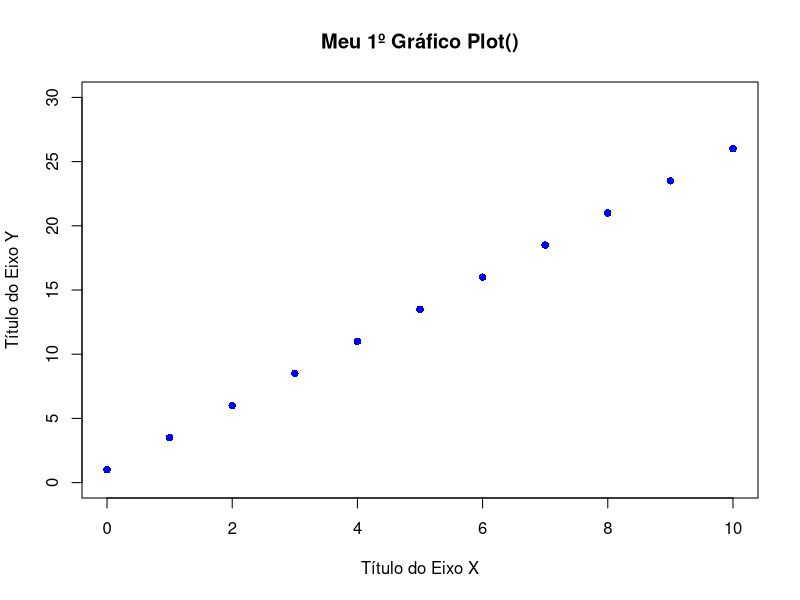
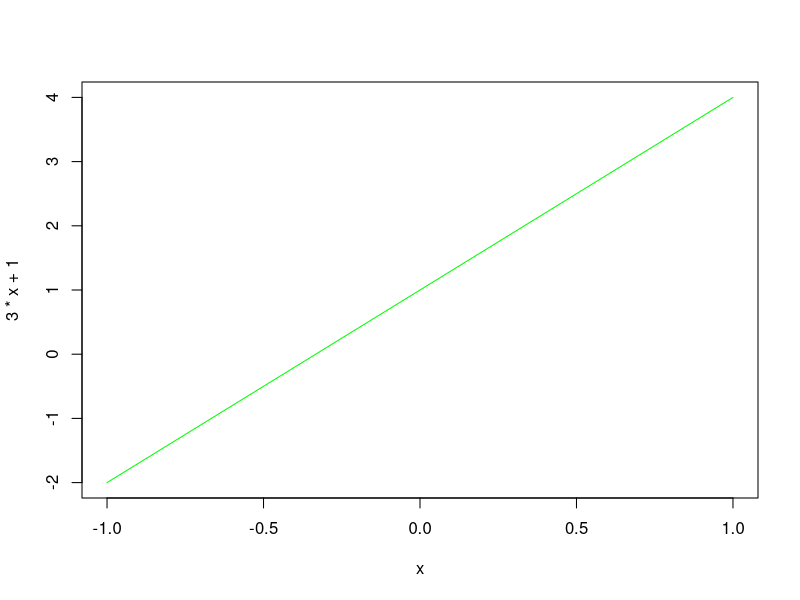
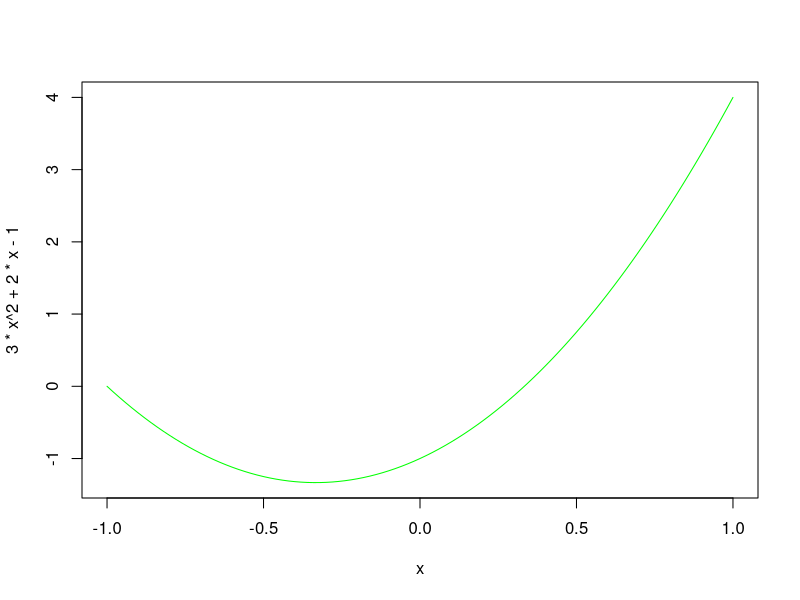
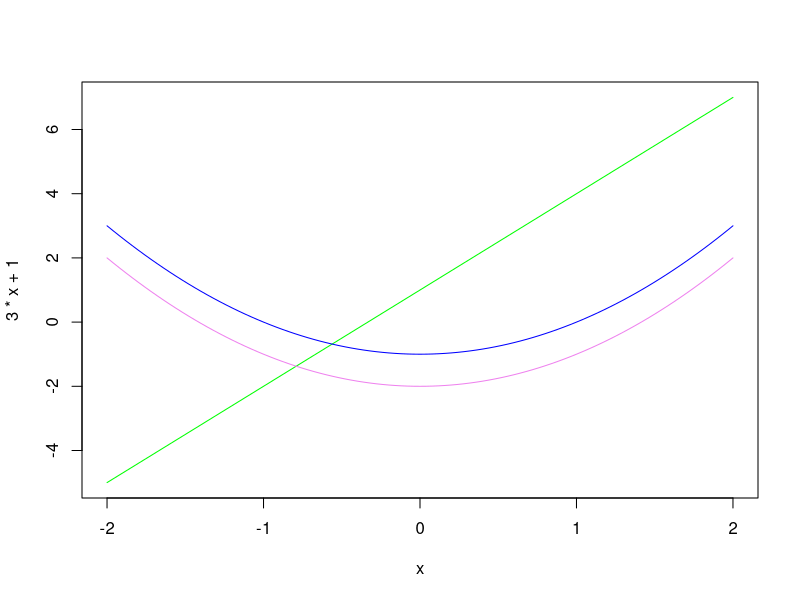
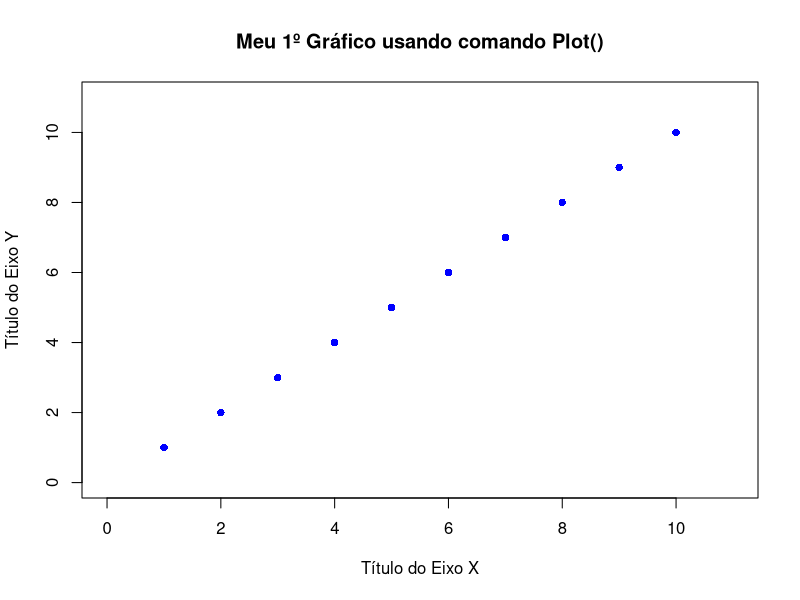

Generate these figures, in order, with R:
## ---- chunk 1
#códigoR, O "Hachtag" serve para fazer comentários em linguagem R
## ---- chunk 2
x<-c(1,2,3,4,5,6)
x
## ---- chunk 3
x <- c(-3:3)
x
## ---- chunk 4
x <- seq(-2, 2, 0.5); 
x
## ---- chunk 5
x<-c(1,2,3,4,5,6)
x
mean(x)
## ---- chunk 6
x<-c(1,2,3,4,5,6)
x
sd(x,na.rm = TRUE) 
#na.rm	serve para informar parâmetro LÓGICO

## ---- chunk 7
help(sd)
## ---- chunk 8
x <- c(1,7:9)
x
## ---- chunk 9
r <- 5
assign("r", 10)
r
## ---- chunk 10
#exemplo de atribuição de String
mae <- "Maria"
pai <- "Jose"
mae == "Maria" #Pode-se fazer verificação lógica diretamente
mae == "Jose"
if (mae == "Maria") 
{ print("Você acertou!")}
## ---- chunk 11
#exemplo de operações matemáticas básicas
2+3
4-9
5*2
4/8
6^2
exp(28)
log(54)
log(125, 5) #Log de 125 na base 5
sqrt(81)
x <- c(0:10)    
#aqui x é um vetor que contém números inteiros de 0 a 10 com passo 1
x
a <- 2.5
#a Variável a é uma constante de valor 2.5 (ponto flutuante)
b <- 1
#a Variável b é uma constante com valor inteiro igual a 1
y <- a*x + b
#a Variável y receberá o resultado do cálculo a*x + b
y
#Agora usarmeos o comando plot para exibir este gráfico linear
plot(x,y,
     type = "p",      # p = pontos, l = linha, b = Ponto-Linha
     main = "Meu 1º Gráfico Plot()",
     xlab = "Título do Eixo X",
     ylab = "Título do Eixo Y",
     xlim = c(0, 10), # Min and max values for x-axis
     ylim = c(0, 30), # Min and max values for y-axis
     col = "blue",    # Color of the points
     pch = 16,        # Type of symbol (16 means Filled circle)
     cex = 1)         # Size of the symbols

## ---- chunk 12
num1 <- 3 + 2i
num2 <- 5 + 3i
num3 <- num1 + num2
num3
num4 <- num1*num2
num4
num5 <- num1/num2
num5
## ---- chunk 13
#Exemplo de GRÁFICO LINEAR
x <- c(0:10)
curve(3*x +1, -1, 1, col = "green")
## ---- chunk 14
#EXEMPLO DE GRÁFICO QUADRÁTICO
x <- c(0:10)
curve(3*x^2 +2*x -1, -1, 1, col = "green")
## ---- chunk 15
x <- c(0:10)
curve(3*x+1, -2, 2, col = "green")
curve(x^2 - 2, add = TRUE, col = "violet")
curve(x^2 - 1, add = TRUE, col = "blue")
## ---- chunk 16
plot(x = 1:10,                         # x-coordinates
     y = 1:10,                         # y-coordinates
     type = "p",                       # Just draw points (no lines)
     main = "Meu 1º Gráfico usando comando Plot()",
     xlab = "Título do Eixo X",
     ylab = "Título do Eixo Y",
     xlim = c(0, 11),                  # Min and max values for x-axis
     ylim = c(0, 11),                  # Min and max values for y-axis
     col = "blue",                     # Color of the points
     pch = 16,                         # Type of symbol (16 means Filled circle)
     cex = 1)                           # Size of the symbols

## ---- chunk 17
#v <- scan()
#resp = mean(v)
#resp
## ---- chunk 18
#fn.ex <- function() {
#    cat("Digite o nome do time de futebol de sua preferência (em letras minúsculas)\n")
#    time <- readLines(n = 1)
#    if (time == "Palmeiras")
#        cat("Alguns dizem que o Palmeiras não tem mundial; mas em 2007 a FIFA reconheceu que ele ganhou a COPA RIO em 1951!!!\n")
#    else cat("Poxa, pensei que vc torcesse para outro time!\n")
#    return(invisible())
#}
#fn.ex()
## ---- chunk 19
# Pode-se inserir dados String num vetor apenas usando ""
VetorString<-c("hello","friend","how","are","you?")
VetorString
# Ou criar uma vetor Concatenando outro vetor com dados quaisquer
vec1<-c(1:7) 
vec1
vec6<-c(-1,0,vec1,0) 
vec6
# Posso também criar um vetor com vários intervalos distintos
c(1:10,23:27)
# Posso também NOMEAR elementos dos vetores, ISTO SERIA ÚTIL NA EXIBIÇÃO DE TABELAS DE DADOS: 
# - Ter o vetor com os elementos escolhidos já pronto! 
# - Usar names(nome do vetor escolhido <-c(“nome”,“nome”..))
x<-c(1,2,3,4)
names(x)<-c("Verde","Amarelo","Azul","Branco") 
x
# POSSO REALIZAR OPERAÇÕES BÁSICAS COM VETOR APENAS USANDO O COMANDO c()
# - Adição com vetores
c(1,2,3)+c(3,2,0)
# 
# Ou criar inicialmente dois vetores e em seguida somar os mesmos algebricamente
x<-c(1,0,1) 
y<-c(2,-1,3) 
x+y
# Ou realizar o SOMATÓRIO DE TODOS OS ELEMENTOS DO VETOR X 
sum(x)
## ---- chunk 20
vec<-c(-2,4,3,6,8,0) 
# Exibindo o elemento na posição 4 do vetor vec
vec[4]
# Exibindo os elementos das posições 1 até 4 do vetor vec
vec[1:4]
# Exibindo os elementos da posição 1 e 6
vec[c(1,6)]
# Armazenando informações e exibindo os dados das posições desejadas 
# com seus respectivos nomes
pg<-c(4,15,33,54)
names(pg)<-c("port","mat","hist", "CAD")
dias<- pg[c(1,3,4)] 
dias
## ---- chunk 21
# Verificar se o primeiro vetor é maior que o segundo
c(1,2,3)>c(2,3,4)
# Comparando cada dado contido no vetor com o valor 3, 
# verificando se é menor que 3
c(1,0,4)<3
## ---- chunk 22
seq(from=1, to=5)
seq(from=1, to=5, by=0.5)
seq(from=0, to=10, length.out= 4)
## ---- chunk 23
"Posso criar uma matriz com 3 linhas, onde ele adequará automaticamente o numero necessairo de colunas conforme a quantidade de elementos"
matrix(1:9, byrow=TRUE, nrow=3)
"Também posso criar uma vetor com apenas 1 linha avisando que byrow=FALSE "
matrix(1:9, byrow=FALSE, nrow=1)
"Posso criar uma matriz B inseriondo os valores 1 a 10, alocados através de # 2 linhas e 5 colunas"
B<- matrix(c(1:10), 2, 5)
B
"Ou completar o exemplo anterior avisando que ele ordene os elementos primeiramente na linha 1 "
c<-matrix(c(1:10), 2, 5,1)

"ou também posso criar uma matriz X usando o comando Array"
X <- array(c(1:10), dim = c(2,5))
X

## ---- chunk 24
C <- matrix(c(c(1,1,0), c(0,1,4), c(0:2)), 3,3,1)
C
B<-solve(C)
B
## ---- chunk 25
A <- matrix(c(c(1,1,0), c(0,1,4), c(0:2)), 3,3,1)
A
b <- array(c(0,1,5), dim=c(3,1))
b
x <- solve(A, b) 
x
## ---- chunk 26
A <- matrix(c(c(1,1,0), c(0,1,4), c(0:2)), 3,3,1)
A
InvA<-solve(A)
InvA

b <- array(c(0,1,5), dim=c(3,1)) 
b
InvA%*%b
## ---- chunk 27
M<-matrix(1:6,2,3,1)
M
colnames(M)<-c("Mary","Anna","Bill") 
rownames(M)<-c("n° de irmãos","idade") 
M
## ---- chunk 28
M<-matrix(1:6,2,3,1)
M
rowSums(M)
colSums(M)
## ---- chunk 29
N<-matrix(c(c(0,1,0),c(1,0,1)),2,3,1)
N
rbind(N,c(0,0,0))
## ---- chunk 30
A<-matrix(c(c(1,0,0),c(0,1,0),c(0,0,1)),3,3,1)
A
"Exibe o elemento da linha 1 coluna 2"
A[1,2]
"Exibe do 1º ao 2º elemento na coluna 2"
A[1:2,2]
"Exibe todos os elementos da coluna 3 "
A[,3]

A<-matrix(c(c(1,0,0),c(0,1,0),c(0,0,1)),3,3,1)
A
mean(A)
## ---- chunk 31
x<-factor(c(2,3,4,5,6,2,3)) 
x
sex<-factor(c("male", "female","others")) 
sex
nlevels(sex)
## ---- chunk 32
marvel<-factor(c("iron man","iron man","iron man","cap","cap","winter soldier","thor")) 
summary(marvel)
